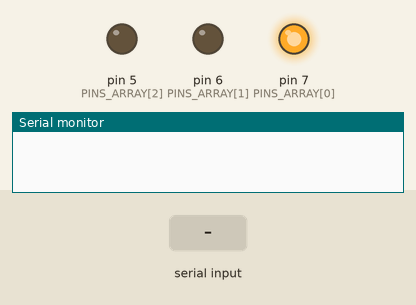
This program was run on a simulated Arduino Uno, built with avr-gcc and run on an emulated ATmega328P. On the bench: output pins drawn as LEDs (lit = HIGH), the last lines printed to the serial monitor. Dashed ring = blinking. The test bench sets the inputs (shaded band).

Above: at 3.7 s.
3.8 s: "t2" received over Serial
At 6.0 s:
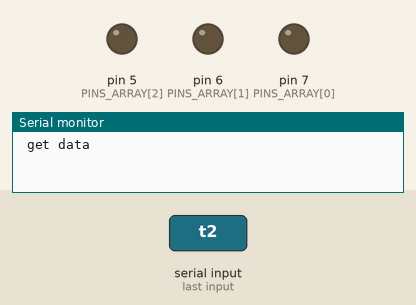
6.3 s: "2\n" received over Serial
At 7.9 s:
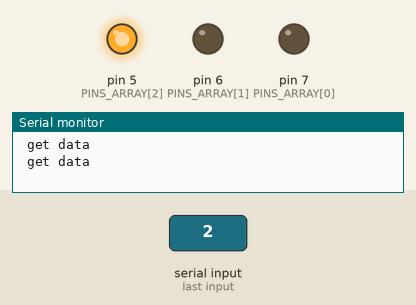
8.8 s: "1\n" received over Serial
At 9.92 s:
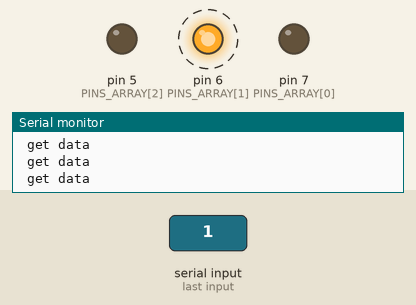
Timing chart, 0 to 12.8 s (numbered marks = the images above; inputs shaded):
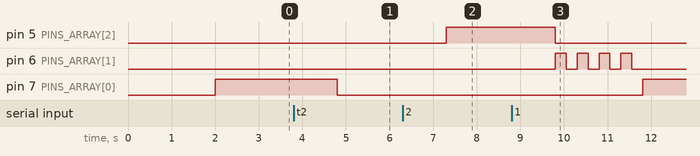

The program:

main.cpp
```cpp
#include <Arduino.h>

const int PINS_COUNT = 4;
const int PINS_ARRAY[PINS_COUNT] = {7, 6, 5, 6};
const int STEP_COUNT = 5;

void setup() {
  Serial.begin(9600);

  for (int i = 0; i < PINS_COUNT - 1; i++){
    pinMode(PINS_ARRAY[i], OUTPUT);
  }
}

int step = 1;
int last_step = STEP_COUNT;
int pin = 0;
int last_pin = PINS_COUNT-1;
int control_type = 1;
int index=0;
bool blink_togle = false;
// time intervals (blink time, green, blink green, yellow, red, yellow)
long intervals[] = {250, 7000, 2000, 2000, 10000, 2000};
// time imterval for hand running type
int hand_interval = 60000;
// time interval for blinkung in hand control type
int hand_blink = 2000;
unsigned long handPeriodMillis = 0;

// change type animation
void change_control_type(){
  // turn all pins off
  for (int i = 0; i < PINS_COUNT - 1; i++){
    digitalWrite(PINS_ARRAY[i], LOW);
  }
}

void loop() {
  // hand togle
  static int hand_togle = -1;

  String buf = "";
  if (Serial.available() > 0) {
    buf = Serial.readString();
    buf.trim();
    if (buf == "t1"){
      control_type = 1;
      buf = "";
      blink_togle = false;
      change_control_type();
    }else if (buf == "t2"){
      control_type = 2;
      buf = "";
      blink_togle = false;
      change_control_type();
      hand_togle = -1;
      handPeriodMillis = millis();
    }
    Serial.write(" get data \n");
  }

  if (control_type == 1){
    // contain previous time
    static unsigned long previousMillis = 0;
    // contain previous blink time
    static unsigned long previousMillisBlink = 0;
    // current time
    unsigned long currentMillis = millis();

    // if blink interval finished
    if((last_step == 2) and (currentMillis - previousMillisBlink >= intervals[0])){
      previousMillisBlink = currentMillis;
      if (blink_togle){
        digitalWrite(PINS_ARRAY[last_pin], HIGH);
        blink_togle = false;
      }else{
        digitalWrite(PINS_ARRAY[last_pin], LOW);
        blink_togle = true;
      }
    }

    // if interval finished
    if (currentMillis - previousMillis >= intervals[last_step]) {
      previousMillis = currentMillis;

      if (not(last_step == 1)){
        digitalWrite(PINS_ARRAY[last_pin], LOW);
        digitalWrite(PINS_ARRAY[pin], HIGH);

        last_pin = pin;
        pin++;

        if (pin >= PINS_COUNT){
          pin = 0;
        }
      }

      last_step = step;
      step++;
      if (step > STEP_COUNT ){
        step = 1;
      }
    }
  }else if (control_type == 2){
    // current time
    unsigned long currentMillis = millis();

    // if blink interval finished
    if(currentMillis - handPeriodMillis < hand_interval){
      // try to convert baf to Int
      if (buf != "" and buf.toInt()){
        int hand_step = buf.toInt();

        // if pin exist
        if (hand_step == 1 or hand_step == 2){
          if (hand_step == 1){
            hand_step = 0;
          }
          // in no light active
          if (hand_togle == -1){
            digitalWrite(PINS_ARRAY[hand_step], HIGH);
            hand_togle = hand_step;
          // if ve need to change light
          } else if (hand_togle != hand_step){
            digitalWrite(PINS_ARRAY[hand_togle], LOW);

            // blinks parametrs
            long startMillisBlink = millis();
            long periodMillisBlink = 0;
            long lastBlink = 0;
            // blinking during blinking time
            while (periodMillisBlink - startMillisBlink <= hand_blink){
              periodMillisBlink = millis();
              // make a blink at the right interval
              if (periodMillisBlink - lastBlink > intervals[0]){
                if (blink_togle){
                  digitalWrite(PINS_ARRAY[1], LOW);
                  blink_togle = false;
                }else{
                  digitalWrite(PINS_ARRAY[1], HIGH);
                  blink_togle = true;
                }
                lastBlink = periodMillisBlink;
              }
            }
            // turn center pin off
            digitalWrite(PINS_ARRAY[1], LOW);
            // turn required pin on
            digitalWrite(PINS_ARRAY[hand_step], HIGH);
            // remember turned pin
            hand_togle = hand_step;
          }
        }
      }
    }else{
      control_type = 1;
    }
  }
}
```

Measured:
- after the input at 3.8 s, pin 7 (PINS_ARRAY[0]): HIGH → LOW after 1.0 s
- after the input at 6.3 s, pin 5 (PINS_ARRAY[2]): LOW → HIGH after 1.0 s
- after the input at 8.8 s, pin 5 (PINS_ARRAY[2]): HIGH → LOW after 1.0 s; pin 6 (PINS_ARRAY[1]): alternates HIGH for 0.25 s and LOW for 0.25 s, 8 changes in all, then stays LOW, starting after 1.0 s; pin 7 (PINS_ARRAY[0]): LOW → HIGH after 3.0 s
